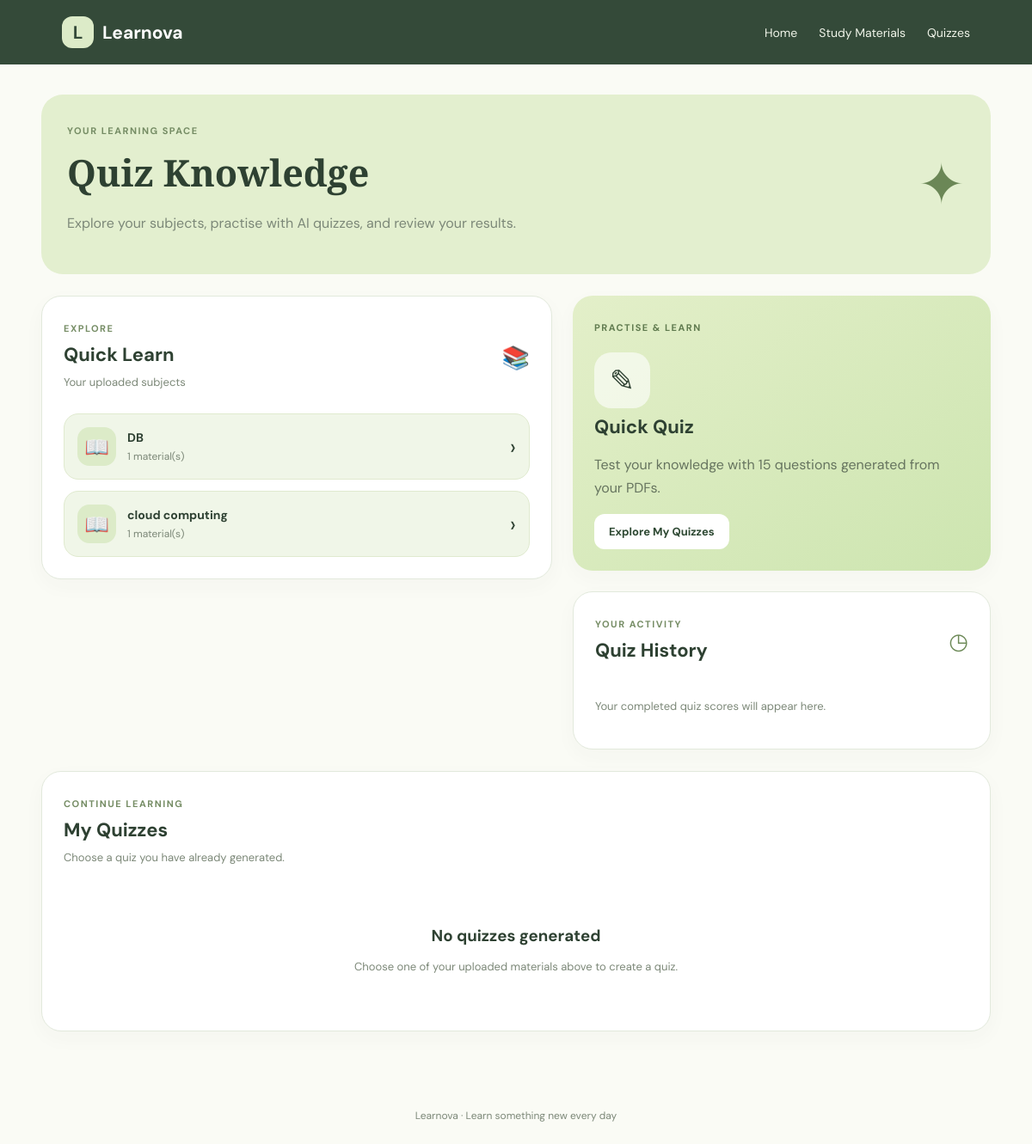
The app's page /quizzes/ (signed in), older data.
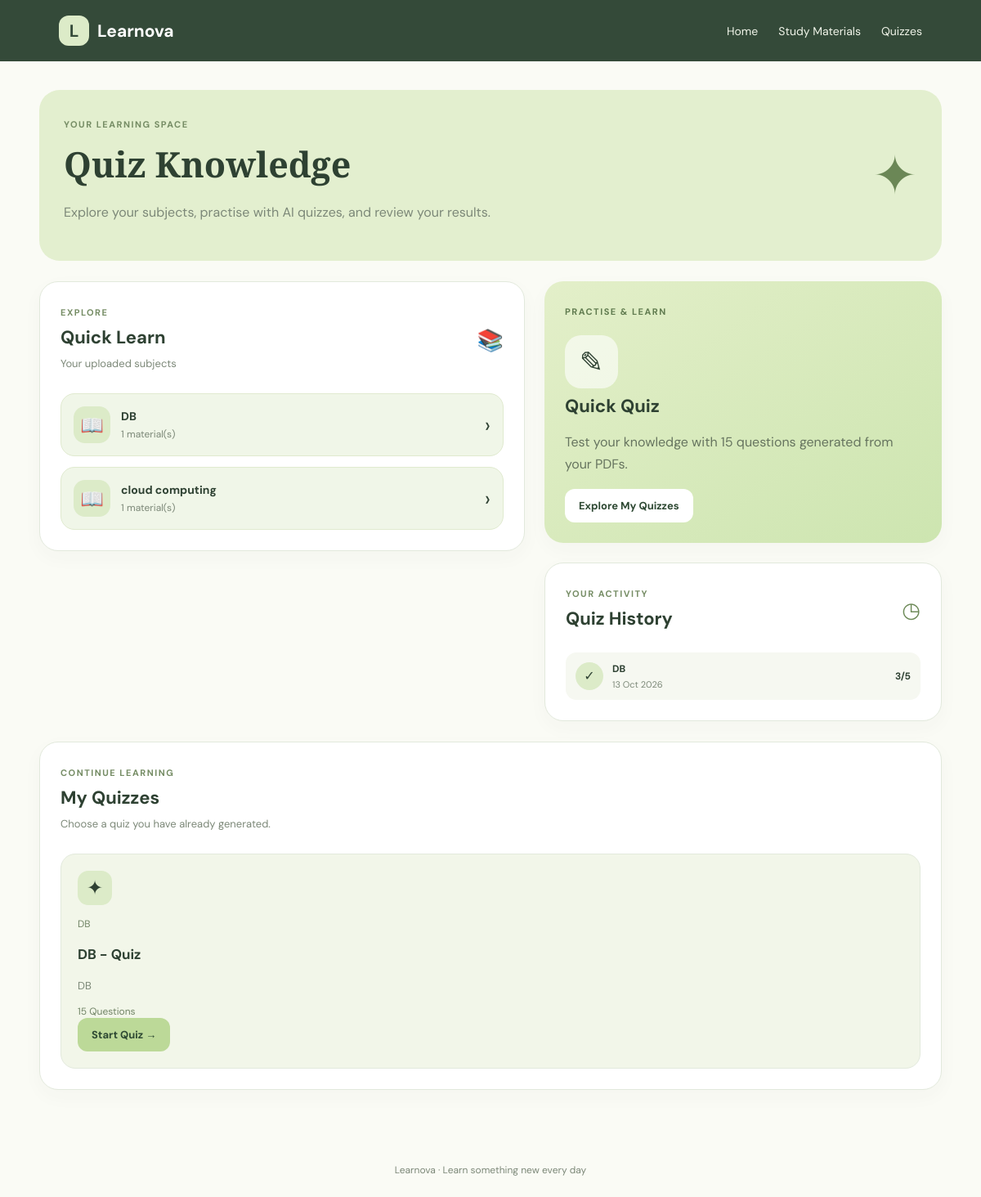
The same page, newer data.
### learnova/models.py (models this page shows, shortened)
class StudyMaterial(models.Model):
    title = models.CharField(max_length=200)
    subject = models.CharField(max_length=150)
    topic = models.CharField(max_length=200)
    description = models.TextField(blank=True)
    pdf_file = models.FileField(upload_to="study_materials/")
    summary = models.TextField(blank=True)
    uploaded_by = models.ForeignKey(
        User,
        on_delete=models.CASCADE,
        related_name="study_materials"
    )
    uploaded_at = models.DateTimeField(auto_now_add=True)
    class Meta:
        ordering = ["-uploaded_at"]

class QuizResult(models.Model):
    student = models.ForeignKey(
        User,
        on_delete=models.CASCADE,
        related_name="quiz_results"
    )
    quiz = models.ForeignKey(
        Quiz,
        on_delete=models.CASCADE,
        related_name="results"
    )
    score = models.PositiveIntegerField()
    total_questions = models.PositiveIntegerField(default=15)
    percentage = models.FloatField(default=0)
    answers = models.JSONField(default=dict)
    completed_at = models.DateTimeField(auto_now_add=True)
    class Meta:
        ordering = ["-completed_at"]

class Quiz(models.Model):
    title = models.CharField(max_length=200)
    subject = models.CharField(max_length=150)
    topic = models.CharField(max_length=200, blank=True)
    study_material = models.ForeignKey(
        "StudyMaterial",
        on_delete=models.CASCADE,
        related_name="quizzes"
    )
    created_by = models.ForeignKey(
        User,
        on_delete=models.CASCADE,
        related_name="created_quizzes"
    )
    created_at = models.DateTimeField(auto_now_add=True)

### learnova/views.py (the view)
@login_required
def quiz_list(request):
    materials = StudyMaterial.objects.filter(
        uploaded_by=request.user
    ).order_by("subject", "-uploaded_at")
    subjects = {}
    for material in materials:
        subject_name = material.subject.strip() or "Other"
        subjects.setdefault(subject_name, []).append(material)
    quizzes = Quiz.objects.filter(
        created_by=request.user
    ).select_related("study_material").order_by("-created_at")
    results = QuizResult.objects.filter(
        student=request.user
    ).select_related("quiz").order_by("-completed_at")
    return render(request, "quiz_list.html", {
        "subjects": subjects,
        "quizzes": quizzes,
        "results": results,
    })

### learnova/templates/quiz_list.html (shortened to what this page needs)
{% extends "quiz_base.html" %}
{% block content %}
<section class="welcome-section">
    <div>
        <span class="eyebrow">YOUR LEARNING SPACE</span>
        <h1>Quiz Knowledge</h1>
        <p>Explore your subjects, practise with AI quizzes, and review your results.</p>
    </div>
    <div class="welcome-icon">✦</div>
</section>
<section class="dashboard-grid">
    <div class="panel quick-learn-panel">
        <div class="section-heading">
            <div>
                <span class="eyebrow">EXPLORE</span>
                <h2>Quick Learn</h2>
                <p>Your uploaded subjects</p>
            </div>
            <span class="heading-icon">📚</span>
        </div>
        <div class="subject-list">
            {% for subject, materials_list in subjects.items %}
                <details class="subject-card">
                    <summary>
                        <span class="subject-icon">📖</span>
                        <span class="subject-info">
                            <strong>{{ subject }}</strong>
                            <small>{{ materials_list|length }} material(s)</small>
                        </span>
                        <span class="subject-arrow">›</span>
                    </summary>
                </details>
            {% endfor %}
        </div>
    </div>
    <div class="right-column">
        <div class="panel quick-quiz-panel">
            <span class="eyebrow">PRACTISE & LEARN</span>
            <div class="large-icon">✎</div>
            <h2>Quick Quiz</h2>
            <p>Test your knowledge with 15 questions generated from your PDFs.</p>
            <a class="btn btn-light" href="#my-quizzes">Explore My Quizzes</a>
        </div>
        <div class="panel history-panel">
            <div class="section-heading">
                <div>
                    <span class="eyebrow">YOUR ACTIVITY</span>
                    <h2>Quiz History</h2>
                </div>
                <span class="heading-icon">◷</span>
            </div>
            <div class="history-list">
                {% for result in results|slice:":4" %}
                    <a class="history-item"
                       href="{% url 'quiz_result' result.id %}">
                        <span class="history-icon">✓</span>
                        <span class="history-info">
                            <strong>{{ result.quiz.subject }}</strong>
                            <small>{{ result.completed_at|date:"d M Y" }}</small>
                        </span>
                        <span class="history-score">
                            {{ result.score }}/{{ result.total_questions }}
                        </span>
                    </a>
                {% empty %}
                    <p class="muted">Your completed quiz scores will appear here.</p>
                {% endfor %}
            </div>
        </div>
    </div>
</section>
<section class="panel my-quizzes" id="my-quizzes">
    <div class="section-heading">
        <div>
            <span class="eyebrow">CONTINUE LEARNING</span>
            <h2>My Quizzes</h2>
            <p>Choose a quiz you have already generated.</p>
        </div>
    </div>
    <div class="quiz-card-grid">
        {% for quiz in quizzes %}
            <article class="generated-quiz-card">
                <div class="quiz-card-icon">✦</div>
                <span class="quiz-subject">{{ quiz.subject }}</span>
                <h3>{{ quiz.title }}</h3>
                {% if quiz.topic %}
                    <p>{{ quiz.topic }}</p>
                {% endif %}
                <span class="question-count">15 Questions</span>
                <a class="btn" href="{% url 'take_quiz' quiz.id %}">
                    Start Quiz →
                </a>
            </article>
        {% empty %}
            <div class="empty-state">
                <h3>No quizzes generated</h3>
                <p>Choose one of your uploaded materials above to create a quiz.</p>
            </div>
        {% endfor %}
    </div>
</section>
{% endblock %}

Row changes from the older to the newer data that the page shows:
added QuizResult: quiz.subject "DB", completed_at "13 Oct 2026", score "3", total_questions "5"
added Quiz: subject "DB", title "DB - Quiz", topic "DB"
Text that changed along with them:
text no longer shown: "Your completed quiz scores will appear here. No quizzes generated Choose one of your uploaded materials above to create a quiz."
